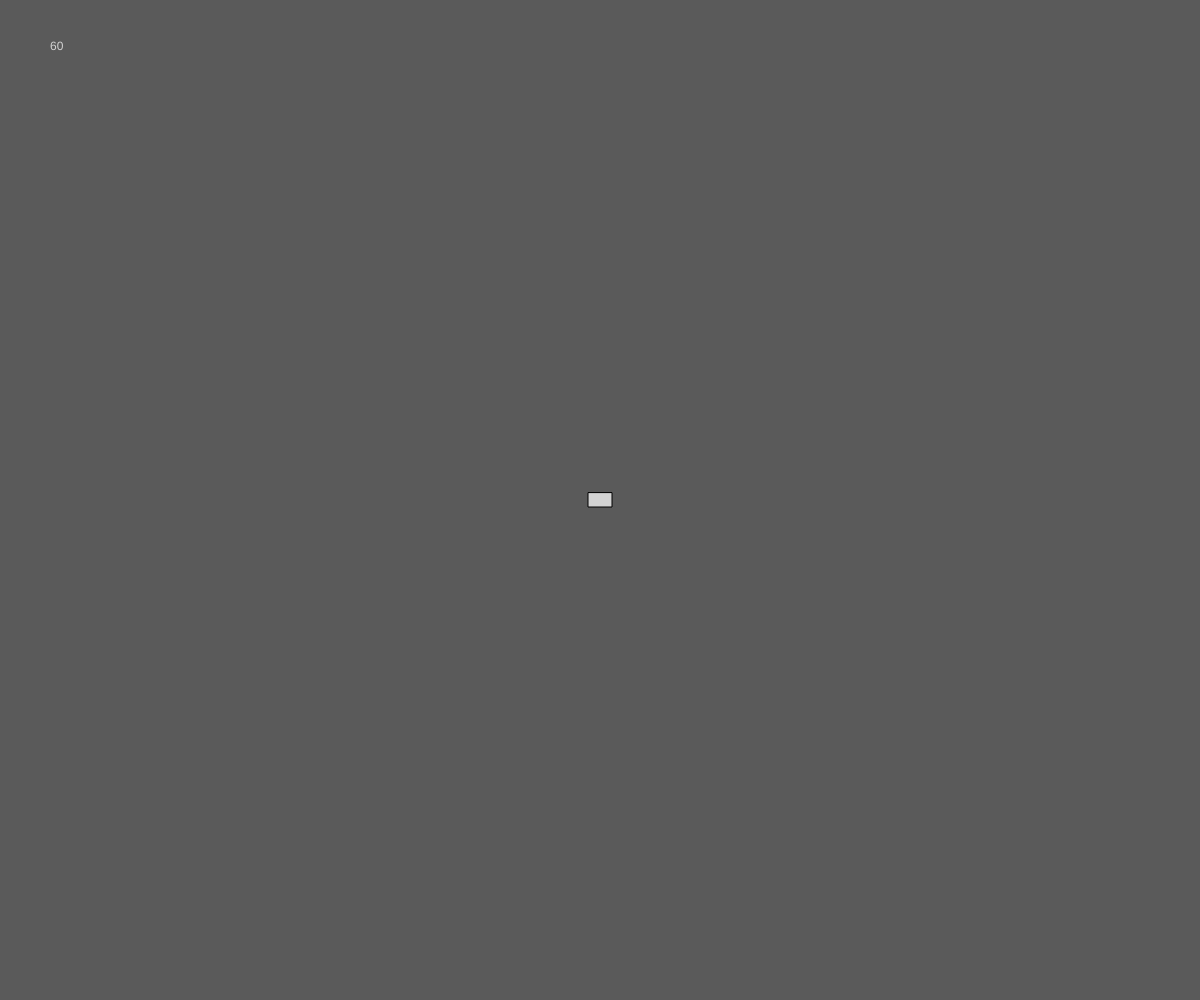
Frame 1 (no input)
Frame 60 (no input): identical to frame 1, image omitted
Frame 120 (the mouse pressed at the canvas centre since frame 60): identical to frame 1, image omitted

The p5.js sketch that drew this single still picture (run headless with seeded random() and noise() and a simulated clock; from frame 60 on, the mouse is pressed at the canvas centre):

// p5.js sketch
// ── sketch.js
let car;
let spinRate = 0.3;
let speed = 0.6;
let spinDecay1 = 0.95;
let spinDecay2 = 0.85;
let fr=60;

function setup() {
  //setup the canvas to be the width and hight of its window
  createCanvas(windowWidth, windowHeight);
  strokeWeight(1);
  stroke(0);
  
  //instantiate the car
  car = new Car(new Vector2(width/2, height/2), 0, new Vector2(0,0), 12, 7);
  car.speed = speed;
  frameRate(60);
}

function draw() {
  background(90);
  
  //input function defined in input.js
  inp();
  
  //step the car forward and the compute the graphics | declared in assets.js
  car.step();
  //car.trail();
  car.draw("lightgrey");
  
  //displaying the framerate
  if (frameCount%10 == 0) {
    fr = round(frameRate());
    //console.log(car.Trail.length)
  }
  noStroke();
  text(fr, 50, 50);
}
// ── assets.js
class Vector2 {
  constructor(x, y) {
    this.x = x;
    this.y = y;
  }
  
  add(v2) {
    this.x += v2.x;
    this.y += v2.y;
  }
  
  sub(v2) {
    this.x -= v2.x;
    this.y -= v2.y;
  }
  
  mult(x) {
    this.x *= x;
    this.y *= x;
  }
  
  mag(v2) {
    //returns the magnetude of the vector
    return sqrt((v2.x**2) + (v2.y**2));
  }
}

class Car {
  constructor(pos=new Vector2(0,0), angle=0, velocity=new Vector2(0,0), xs=0, ys=0) {
    //important variables for Car objects
    this.pos = pos;
    this.angle = angle;
    this.velocity = velocity;
    this.spinAccel = 0;
    this.speed = 0.5;
    this.xs = xs; this.ys = ys
    
    //trail variables
    this.Trail = [];
    this.trailDecayPercent = 0.01; //1 being 100% and 0.02 being 2%
    this.trailDecayCutoff = 0.8;
    
    //declare the vertexes of the rectangle
    this.points = [];
    this.points.push(spinZ(new Vector2(this.pos.x+xs,this.pos.y-ys),this.angle,this.pos));
    this.points.push(spinZ(new Vector2(this.pos.x+xs,this.pos.y+ys),this.angle,this.pos));
    this.points.push(spinZ(new Vector2(this.pos.x-xs,this.pos.y+ys),this.angle,this.pos));
    this.points.push(spinZ(new Vector2(this.pos.x-xs,this.pos.y-ys),this.angle,this.pos));
  }
  
  draw(color) {
    //color and stuff
    fill(color);
    strokeWeight(1);
    stroke(0);
    
    //define points of the quadrelateral
    const xs = this.xs;
    const ys = this.ys;
    const p1 = spinZ(new Vector2(this.pos.x+xs,this.pos.y-ys),this.angle,this.pos); 
    const p2 = spinZ(new Vector2(this.pos.x+xs,this.pos.y+ys),this.angle,this.pos);
    const p3 = spinZ(new Vector2(this.pos.x-xs,this.pos.y+ys),this.angle,this.pos); 
    const p4 = spinZ(new Vector2(this.pos.x-xs,this.pos.y-ys),this.angle,this.pos);
    
    //store points in Car object
    this.points[0] = p1;this.points[1] = p2;
    this.points[2] = p3;this.points[3] = p4;
    quad(p1.x, p1.y, p2.x, p2.y, p3.x, p3.y, p4.x, p4.y);
  }
  
  step() {
    //add velocity to postition and decay velocity
    this.angle += this.spinAccel;
    this.velocity.mult(0.9);   
    this.pos.add(this.velocity);
  }
  
  trail() {
    let remove = [];
    strokeWeight(5);
    
    for (let i=0; i<this.Trail.length; i++) {
      //decay the trail opacity
      this.Trail[i][2] -= this.Trail[i][2] * this.trailDecayPercent;
      stroke(color(0, 0, 0, this.Trail[i][2]));
      
      //draw trail lines
      const p1 = this.Trail[i][0]; const p2 = this.Trail[i][1];
      line(p1.x, p1.y, p2.x, p2.y);
      
      //check for decayed trails and mark for removal
      if (this.Trail[i][2] < this.trailDecayCutoff) {
        remove.push(this.Trail[i]);
      }
    }
    
    //remove decayed trails
    for (let item of remove) {
      const index = this.Trail.indexOf(item);
      this.Trail.splice(index, 1);
    }
    
    //add new trail segments
    let x2 = this.pos.x - this.velocity.x;
    let y2 = this.pos.y - this.velocity.y;
    let x1 = this.pos.x; let y1 = this.pos.y;
    this.Trail.push([new Vector2(x1, y1), new Vector2(x2, y2), 255]);
  }
}

function spinZ(vector, angle, axis=new Vector2(0,0)) {// takes degrees, !not radians!
  // cos(angle), -sin(angle)
  // sin(angle),  cos(angle)
  //transform the points to be at 0,0
  vector.x -= axis.x;
  vector.y -= axis.y;
  angle = radians(angle);
  rotatedX = (vector.x * cos(angle)) + (vector.y * -sin(angle));
  rotatedY = (vector.x * sin(angle)) + (vector.y *  cos(angle));
  //transform points back to origional position
  rotatedX += axis.x;
  rotatedY += axis.y;
  return new Vector2(rotatedX, rotatedY);
}

function ccw(A,B,C) {
  //magic
  return (C.y-A.y) * (B.x-A.x) > (B.y-A.y) * (C.x-A.x);
}
  
function intersect(p1, p2, p3, p4) {
  //more magic
  return ccw(p1,p3,p4) != ccw(p2,p3,p4) && ccw(p1,p2,p3) != ccw(p1,p2,p4)
}
// ── input.js
//function for taking inputs from the player
function inp() {
  if (keyIsDown(65)) {       // key 65 is the "a" key
    car.spinAccel += -spinRate;
  } else if (keyIsDown(68)) {// key 68 is the "d" key
    car.spinAccel += spinRate;
  }
  
  //if turning keys are pressed, decrease rotational friction
  if (!keyIsDown(65) && !keyIsDown(68)) {
    car.spinAccel *= spinDecay2;
  } else {
    car.spinAccel *= spinDecay1;
  }
  
  //defining the angle, x velocity and y velocity
  const a = radians(car.angle);
  const x = car.speed * cos(a);
  const y = car.speed * sin(a);
  
  //changing amounts of speed for forwards and backwards input
  if (keyIsDown(87)) {       // key 87 is the "w" key
    car.velocity.add(new Vector2(x, y));
  } else if (keyIsDown(83)) {//key 83 is the "s" key
    car.velocity.sub(new Vector2(x/3, y/3));
  }
}
